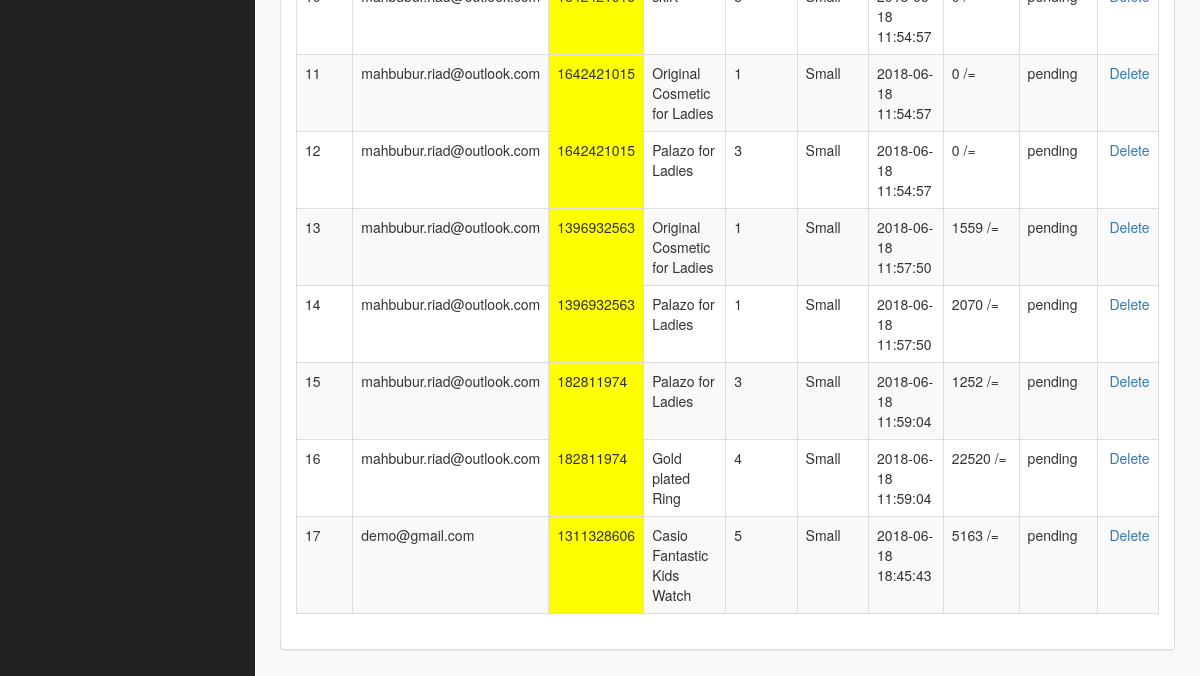
The page /admin/index.php?view_orders (signed in, lower part) on the database as committed earlier.
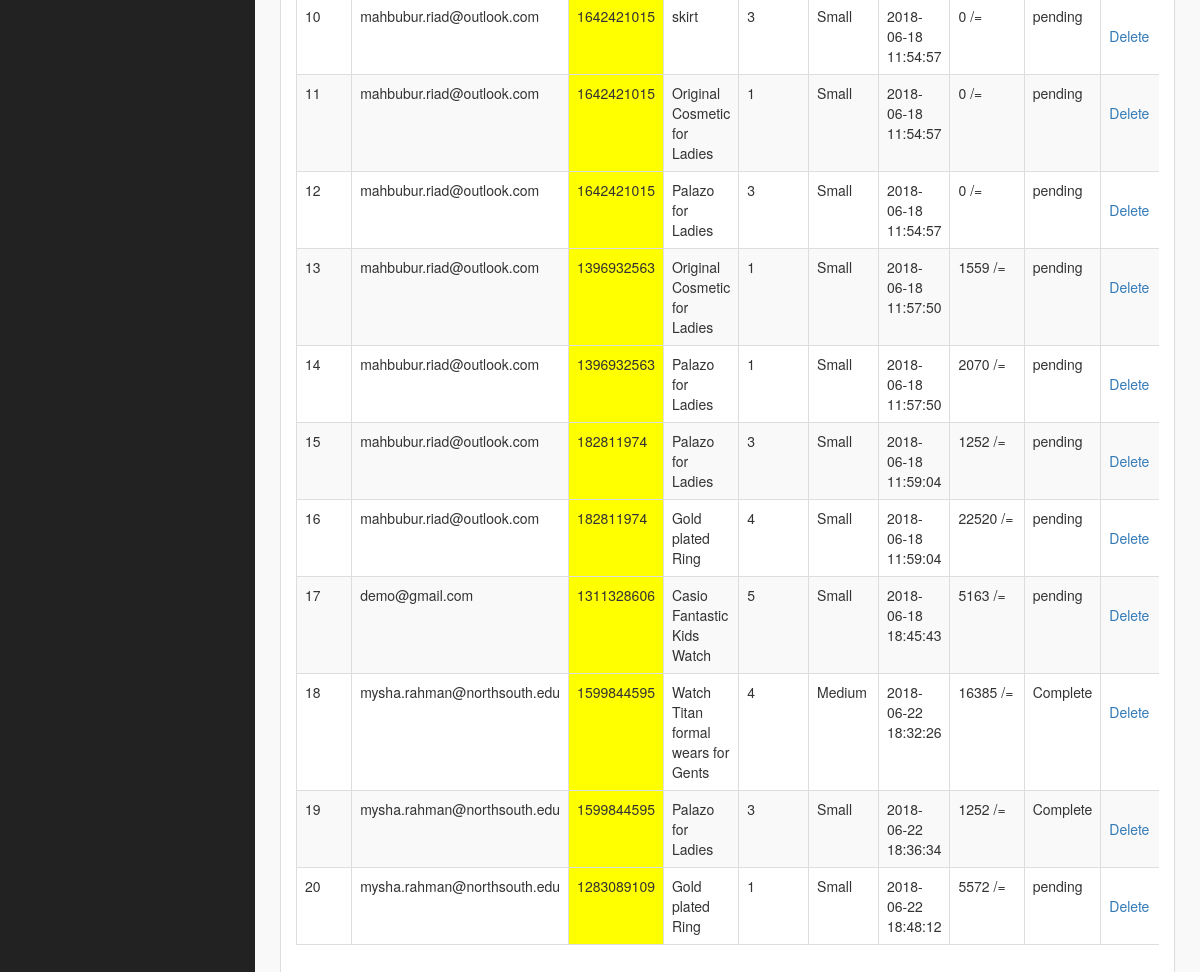
The same page on the database as committed later.
### tables this page shows
CREATE TABLE `pending_orders` (
  `order_id` int(11) NOT NULL,
  `customer_id` int(11) NOT NULL,
  `invoice_no` int(10) NOT NULL,
  `product_id` text NOT NULL,
  `qty` int(11) NOT NULL,
  `size` text NOT NULL,
  `order_status` text NOT NULL
);

CREATE TABLE `customers` (
  `customer_id` int(11) NOT NULL,
  `customer_name` varchar(255) NOT NULL,
  `customer_email` varchar(255) NOT NULL,
  `customer_pass` varchar(255) NOT NULL,
  `customer_country` text NOT NULL,
  `customer_city` text NOT NULL,
  `customer_contact` varchar(255) NOT NULL,
  `customer_address` text NOT NULL,
  `customer_image` text NOT NULL,
  `customer_ip` varchar(255) NOT NULL,
  `customer_confirm_code` text NOT NULL
);

CREATE TABLE `products` (
  `product_id` int(11) NOT NULL,
  `p_cat_id` int(11) NOT NULL,
  `cat_id` int(11) NOT NULL,
  `date` timestamp NOT NULL DEFAULT CURRENT_TIMESTAMP ON UPDATE CURRENT_TIMESTAMP,
  `product_title` text NOT NULL,
  `product_img1` text NOT NULL,
  `product_img2` text NOT NULL,
  `product_img3` text NOT NULL,
  `product_price` int(11) NOT NULL,
  `product_desc` text NOT NULL,
  `product_keywords` text NOT NULL
);

CREATE TABLE `customer_orders` (
  `order_id` int(11) NOT NULL,
  `customer_id` int(11) NOT NULL,
  `due_amount` int(11) NOT NULL,
  `invoice_no` int(100) NOT NULL,
  `qty` int(11) NOT NULL,
  `size` text NOT NULL,
  `order_date` timestamp NOT NULL DEFAULT CURRENT_TIMESTAMP ON UPDATE CURRENT_TIMESTAMP,
  `order_status` text NOT NULL
);

### admin/view_orders.php (the view, shortened to what this page needs)
<?php
if(!isset($_SESSION['admin_email'])){
echo "<script>window.open('login.php','_self')</script>";
}
else {
?>
    <div class="row">
        <div class="col-lg-12">
            <div class="panel panel-default">
                <div class="panel-body">
                    <div class="table-responsive">
                        <table class="table table-bordered table-hover table-striped">
                            <tbody>
                                <?php
$i = 0;
$get_orders = "select * from pending_orders";
$run_orders = mysqli_query($con,$get_orders);
while ($row_orders = mysqli_fetch_array($run_orders)) {
$order_id = $row_orders['order_id'];
$c_id = $row_orders['customer_id'];
$invoice_no = $row_orders['invoice_no'];
$product_id = $row_orders['product_id'];
$qty = $row_orders['qty'];
$size = $row_orders['size'];
$order_status = $row_orders['order_status'];
$get_products = "select * from products where product_id='$product_id'";
$run_products = mysqli_query($con,$get_products);
$row_products = mysqli_fetch_array($run_products);
$product_title = $row_products['product_title'];
$i++;
?>
                                    <tr>
                                        <td>
                                            <?php echo $i; ?>
                                        </td>
                                        <td>
                                            <?php
$get_customer = "select * from customers where customer_id='$c_id'";
$run_customer = mysqli_query($con,$get_customer);
$row_customer = mysqli_fetch_array($run_customer);
$customer_email = $row_customer['customer_email'];
echo $customer_email;
 ?>
                                        </td>
                                        <td bgcolor="yellow">
                                            <?php echo $invoice_no; ?>
                                        </td>
                                        <td>
                                            <?php echo $product_title; ?>
                                        </td>
                                        <td>
                                            <?php echo $qty; ?>
                                        </td>
                                        <td>
                                            <?php echo $size; ?>
                                        </td>
                                        <td>
                                            <?php
$get_customer_order = "select * from customer_orders where order_id='$order_id'";
$run_customer_order = mysqli_query($con,$get_customer_order);
$row_customer_order = mysqli_fetch_array($run_customer_order);
$order_date = $row_customer_order['order_date'];
$due_amount = $row_customer_order['due_amount'];
echo $order_date;
?>
                                        </td>
                                        <td>
                                            <?php echo $due_amount; ?> /=
                                        </td>
                                        <td>
                                            <?php
if($order_status=='pending'){
echo $order_status='pending';
}
else{
echo $order_status='Complete';
}
?>
                                        </td>
                                        <td>
                                            <a href="index.php?order_delete=<?php echo $order_id; ?>">
<i class="fa fa-trash-o" ></i> Delete
</a>
                                        </td>
                                    </tr>
                                    <?php } ?>
                            </tbody>
                        </table>
                    </div>
                </div>
            </div>
        </div>
    </div>
    <?php } ?>

Rows that differ between the two databases and show on the page:
now on this page (row unchanged): pending_orders: customer.customer_email "mahbubur.riad@outlook.com", invoice_no "1642421015", product.product_title "skirt", qty "3", size "Small", customer_orders.order_date "2018-06-18 11:54:57", customer_orders.due_amount "0"
added pending_orders: customer.customer_email "mysha.rahman@northsouth.edu", invoice_no "1599844595", product.product_title "Watch Titan formal wears for Gents", qty "4", size "Medium", customer_orders.order_date "2018-06-22 18:32:26", customer_orders.due_amount "16385"
added pending_orders: customer.customer_email "mysha.rahman@northsouth.edu", invoice_no "1599844595", product.product_title "Palazo for Ladies", qty "3", size "Small", customer_orders.order_date "2018-06-22 18:36:34", customer_orders.due_amount "1252"
added pending_orders: customer.customer_email "mysha.rahman@northsouth.edu", invoice_no "1283089109", product.product_title "Gold plated Ring", qty "1", size "Small", customer_orders.order_date "2018-06-22 18:48:12", customer_orders.due_amount "5572"
